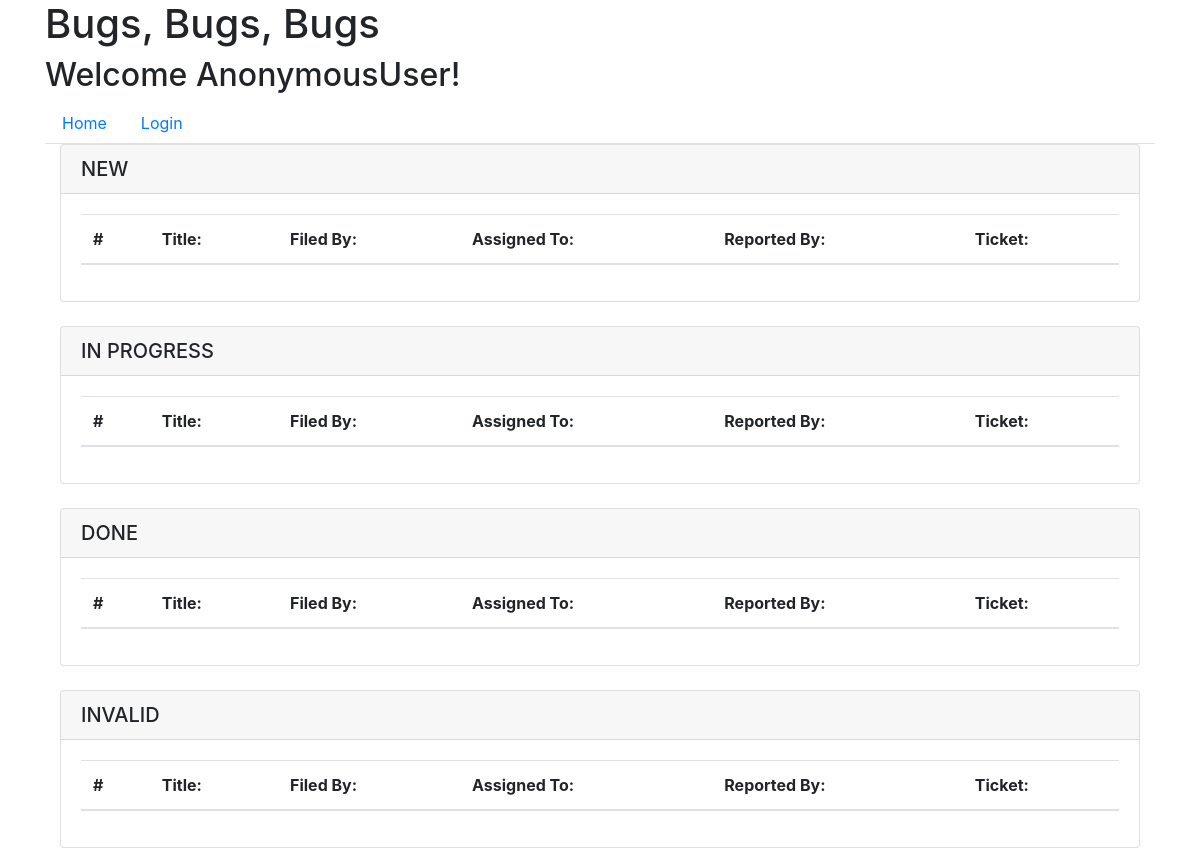
Before: / with the older database file.
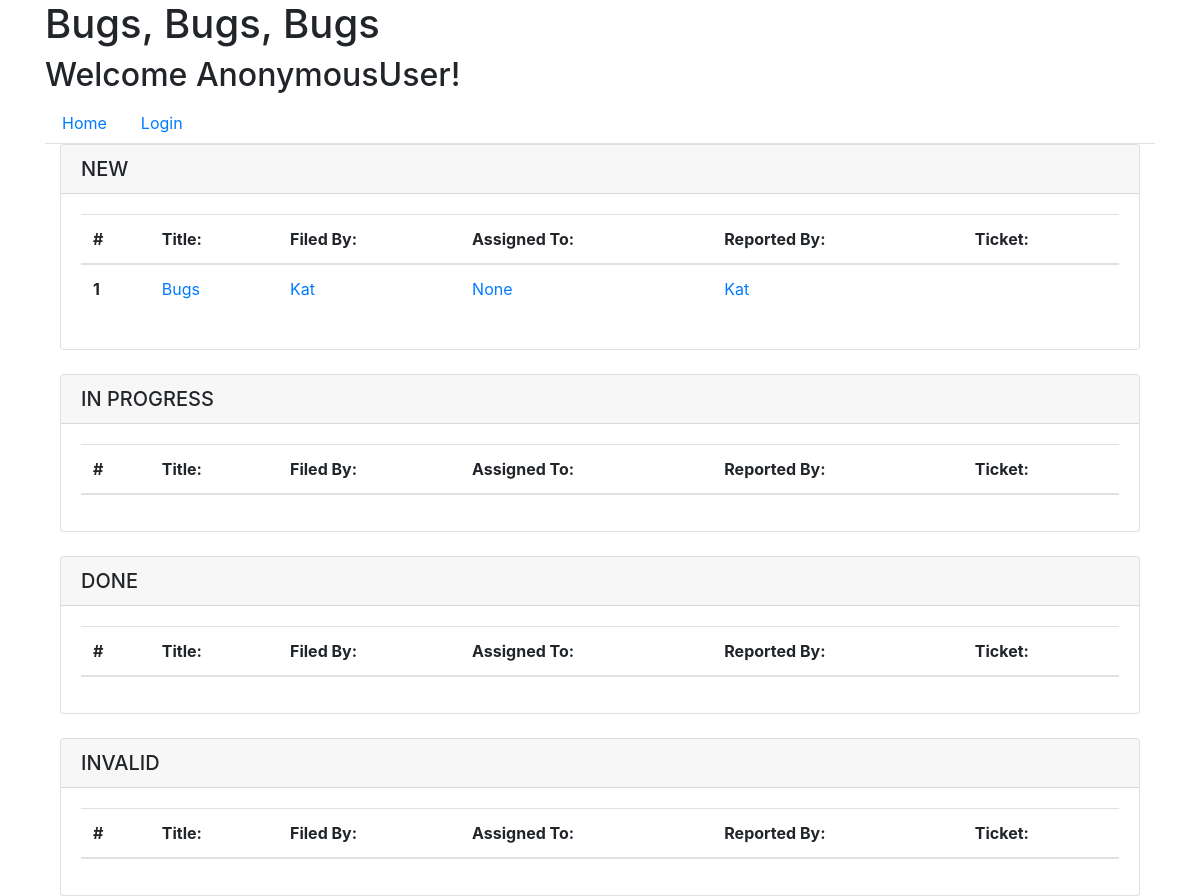
After: the same page with the newer database file.
### bugs_app/models.py (models this page shows, shortened)
class Ticket(models.Model):
  NEW = 'NEW'
  IN_PROGRESS = 'IN PROGRESS'
  DONE = 'DONE'
  INVALID = 'INVALID'
  TICKET_STATUS_LABELS = [
    (NEW, 'New'),
    (IN_PROGRESS, 'In Progress'),
    (DONE, 'Done'),
    (INVALID, 'Invalid'),
  ]
  title = models.CharField(max_length=100)
  date_time = models.DateTimeField(default=timezone.now)
  description = models.TextField()
  filed_by = models.ForeignKey(MyUser, on_delete=models.CASCADE)
  current_ticket_process = models.CharField(
    max_length=20,
    default="NEW",
    choices=TICKET_STATUS_LABELS,
  )
  assigned_to = models.ForeignKey(MyUser, on_delete=models.CASCADE, related_name='assigned_user', null=True, blank=True)
  completed_by = models.ForeignKey(MyUser, on_delete=models.CASCADE, related_name='completed_user', null=True, blank=True)

class MyUser(AbstractUser):
  pass

### bugs_app/views.py (the view)
# urls.py: path('', views.index, name='home'),
def index(request):
  new_ticket = Ticket.objects.filter(current_ticket_process='NEW')
  in_progress_ticket = Ticket.objects.filter(current_ticket_process="IN PROGRESS")
  done_ticket = Ticket.objects.filter(current_ticket_process='DONE')
  invalid_ticket = Ticket.objects.filter(current_ticket_process='INVALID')
  return render(
    request,
    'index.html',
    {
      'new_ticket': new_ticket,
      'in_progress_ticket': in_progress_ticket,
      'done_ticket': done_ticket,
      'invalid_ticket': invalid_ticket,
    }
  )

### templates/index.html (shortened to what this page needs)
{% extends 'base.html' %}
{% block content %}
  <h1>Bugs, Bugs, Bugs</h1>
  <h2>Welcome {{ user }}!</h2>
  <ul class="nav nav-tabs">
    <li class="nav-item">
        <a class="nav-link" href="/">Home</a>
    </li>
    {% if request.user.is_authenticated %}
      <li class="nav-item"><a class="nav-link" href="/logout/">Logout</a></li>
      <li class="nav-item justify-content-end"><a class="nav-link" href="/submit/">Submit Ticket</a></li>
    {% else %}
      <li class="nav-item"><a class="nav-link" href="/login/">Login</a></li>
    {% endif %}
  </ul>
  <div class="container">
    <div class="card">
        <h5 class="card-header">NEW</h5>
        <div class="card-body">
            <table class="table table-hover">
                <thead>
                    <tr>
                        <th scope="col">#</th>
                        <th scope="col">Title: </th>
                        <th scope="col">Filed By: </th>
                        <th scope="col">Assigned To: </th>
                        <th scope="col">Reported By: </th>
                        <th scope="col">Ticket: </th>
                    </tr>
                </thead>
                <tbody>
                    {% for ticket in new_ticket %}
                    <tr>
                        <th scope="row">{{ticket.id}}</th>
                        <td><a href="/ticket/{{ticket.id}}" class="card-link">{{ ticket.title }}</a></td>
                        <td><a href="/ticket/{{ticket.filed_by}}" class="card-link">{{ ticket.filed_by }}</a></td>
                        <td><a href="/user/{{ticket.assigned_to}}" class="card-link">{{ ticket.assigned_to }}</a></td>
                        <td><a href="/user/{{ticket.filed_by.username}}" class="card-link">{{ ticket.filed_by }}</a></td>
                        <td>{{ ticket.date }}</td>
                    </tr>
                    {% endfor %}
                </tbody>
            </table>
        </div>
    </div>
    <br>
    <div class="card">
        <h5 class="card-header">IN PROGRESS</h5>
        <div class="card-body">
            <table class="table table-hover">
                <thead>
                    <tr>
                        <th scope="col">#</th>
                        <th scope="col">Title: </th>
                        <th scope="col">Filed By: </th>
                        <th scope="col">Assigned To: </th>
                        <th scope="col">Reported By: </th>
                        <th scope="col">Ticket: </th>
                    </tr>
                </thead>
            </table>
        </div>
    </div>
    <br>
    <div class="card">
        <h5 class="card-header">DONE</h5>
        <div class="card-body">
            <table class="table table-hover">
                <thead>
                    <tr>
                        <th scope="col">#</th>
                        <th scope="col">Title: </th>
                        <th scope="col">Filed By: </th>
                        <th scope="col">Assigned To: </th>
                        <th scope="col">Reported By: </th>
                        <th scope="col">Ticket: </th>
                    </tr>
                </thead>
            </table>
        </div>
    </div>
    <br>
    <div class="card">
        <h5 class="card-header">INVALID</h5>
        <div class="card-body">
            <table class="table table-hover">
                <thead>
                    <tr>
                        <th scope="col">#</th>
                        <th scope="col">Title: </th>
                        <th scope="col">Filed By: </th>
                        <th scope="col">Assigned To: </th>
                        <th scope="col">Reported By: </th>
                        <th scope="col">Ticket: </th>
                    </tr>
                </thead>
            </table>
        </div>
    </div>
{% endblock content %}

### templates/base.html (shortened to what this page needs)
<!DOCTYPE html>
<html lang="en">
<head>
  <link rel="stylesheet" href="https://stackpath.bootstrapcdn.com/bootstrap/4.5.2/css/bootstrap.min.css">
</head>
<body>
  <div class="container">
    {% block content %}
    {% endblock content %}
  </div>
</body>
</html>

Changed rows visible on the page:
added Ticket: id "1", title "Bugs", filed_by "Kat", assigned_to "None"
